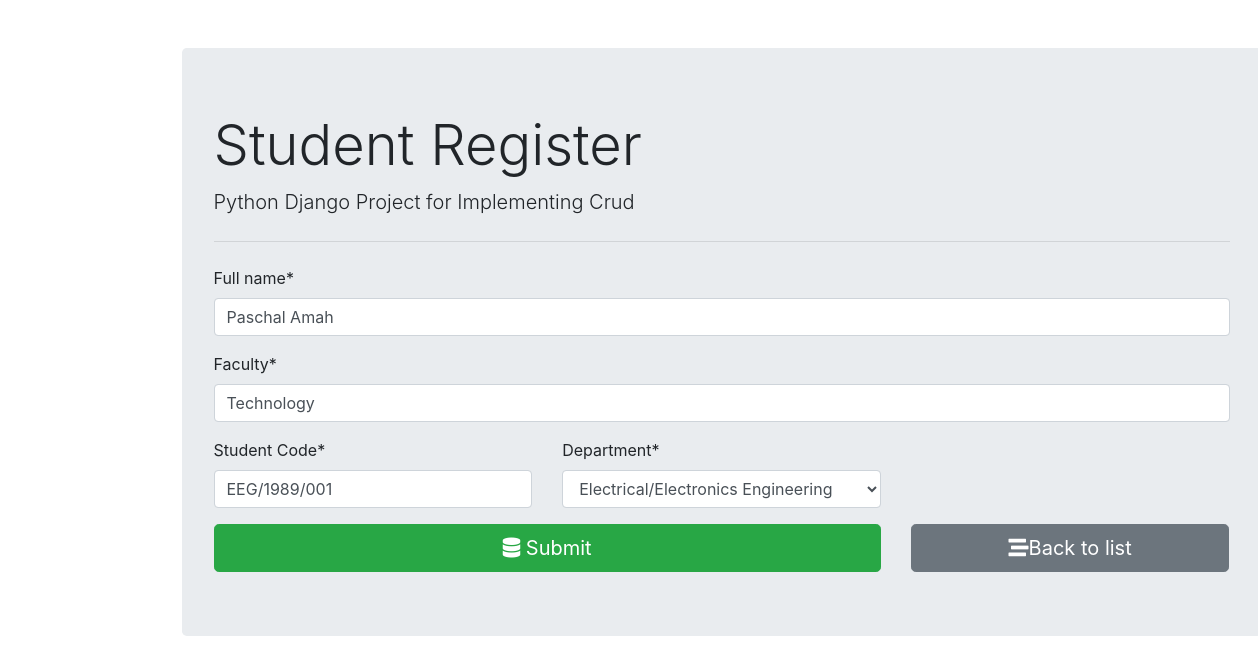
Page /2/ on the committed database.
### student_register/models.py (models this page shows)
class Student(models.Model):
    fullname = models.CharField(max_length=100)
    student_code = models.CharField(max_length=12)
    faculty = models.CharField(max_length=100)
    department = models.ForeignKey(Code, on_delete=models.PROTECT)

### student_register/views.py (the view, shortened to what this page needs)
# urls.py: path('', views.student_form, name='student_insert'),
def student_form(request, id=0):
    if request.method == "GET":
        if id==0:
            form = StudentForm()
        else:
            the_id = Student.objects.get(pk=id)
            form = StudentForm(instance=the_id)
        return render(request, "student_register/student_form.html", {'form' : form})

### student_register/forms.py
class StudentForm(forms.ModelForm):
    class Meta:
        model = Student
        fields = ("fullname", "faculty", "student_code", "department")
        labels = {
            'fullname': 'Full name',
            'student_code': 'Student Code'
        }
    def __init__(self, *args, **kwargs):
        super(StudentForm, self).__init__(*args, **kwargs)
        self.fields['department'].empty_label = "Select Department"

### student_register/models.py (called while the page is built)
    def __str__(self):
        return self.department_title

### student_register/templates/student_register/student_form.html (shortened to what this page needs)
{% extends "student_register/base.html" %}
{% load crispy_forms_tags %}
{% block content %}
<form action="" method="POST" autocomplete="off">
    {{ form.fullname|as_crispy_field }}
    {{ form.faculty|as_crispy_field }}
    <div class="row">
        <div class="col-md-4">
            {{ form.student_code|as_crispy_field }}
        </div>
        <div class="col-md-4">
            {{ form.department|as_crispy_field }}
        </div>
    </div>
    <div class="row">
        <div class="col-md-8">
            <button type="submit" class="btn btn-success  btn-block btn-lg">
                <i class="fas fa-database"></i> Submit
            </button>
        </div>
        <div class="col-md-4">
            <a href="{% url 'student_list' %}" class="btn btn-secondary btn-block btn-lg">
                <i class="fas fa-stream"></i>Back to list
            </a>
        </div>
    </div>
</form>
{% endblock content %}

### rows in the picture
Student: fullname "Paschal Amah", faculty "Technology", student_code "EEG/1989/001", department "Electrical/Electronics Engineering"
